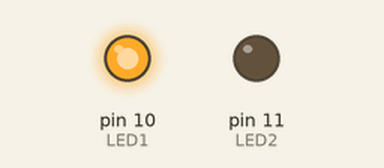
Recording of a sketch running on a simulated Arduino Uno, built with avr-gcc and run on an emulated ATmega328P. On the bench: output pins drawn as LEDs (lit = HIGH).

Above: at 0.2 s.
Timing chart, 0 to 1.9 s (numbered marks = the images above):
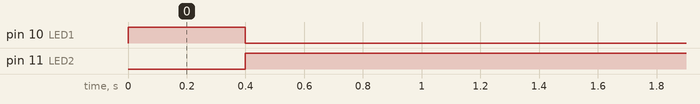

Measured:
- by itself, pin 10 (LED1): HIGH → LOW at 0.40 s
- by itself, pin 11 (LED2): LOW → HIGH at 0.40 s

The sketch:

Blink_2.1.ino
```cpp
/*
Versão do programa blink_2 usando umponteiro e uma função
*/

#define LED1 10
#define LED2 11
boolean *estado; // cria o ponteiro estado para uma variável do tipo boolean
void setup()
{
  void trocaestado();
  boolean flag = true;    // cria a variável flag do tipo boolean e atribui o valor true

  estado = &flag;        //inicializa o ponteiro estado, fazendo-o apontar para a variável flag
 pinMode(LED1, OUTPUT); // atribui como saída os pinos digitais 10 e 11
 pinMode(LED2, OUTPUT);
digitalWrite(LED1,*estado); // faz o LED1 ligar e o LED2 desligar
digitalWrite(LED2,!(*estado));
}

void loop()
{
trocaestado();
digitalWrite(LED1,*estado);
digitalWrite(LED2,!(*estado));  // os parênteses são necessários para primeiro chamar o valor de flag através do ponteiro e depois negar esse valor
}

void trocaestado()          // função que faz a variável flag trocar de estado (true para false e false para true) a cada chamada da função, usando o ponteiro
{
  *estado = !(*estado);    // os parênteses são necessários para primeiro chamar o valor de flag através do ponteiro e depois negar esse valor
  delay(400);        // gera um delay de 400 milissegundos
}
```
